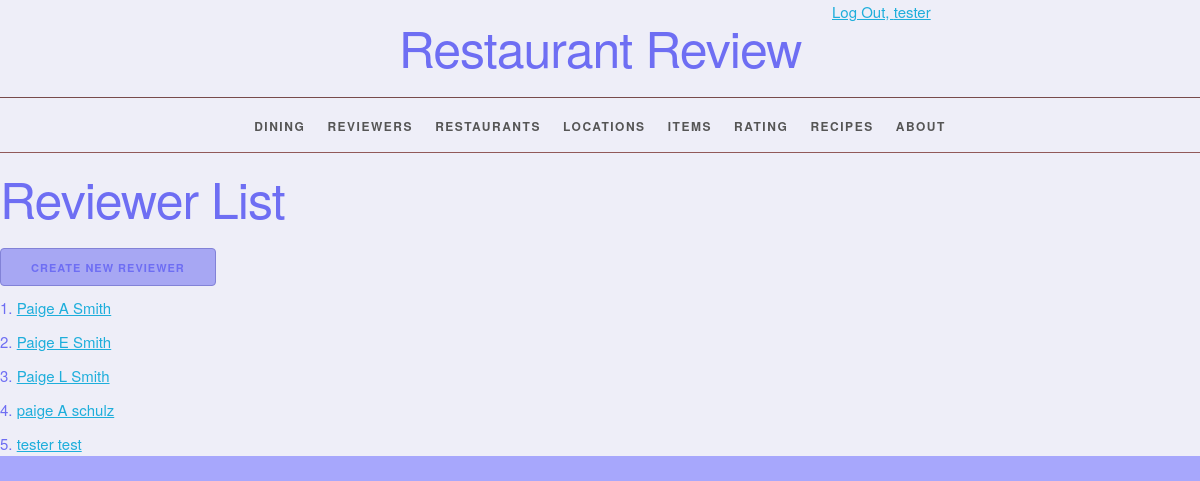
/reviewer/ (signed in), run on an earlier commit of the app's database.
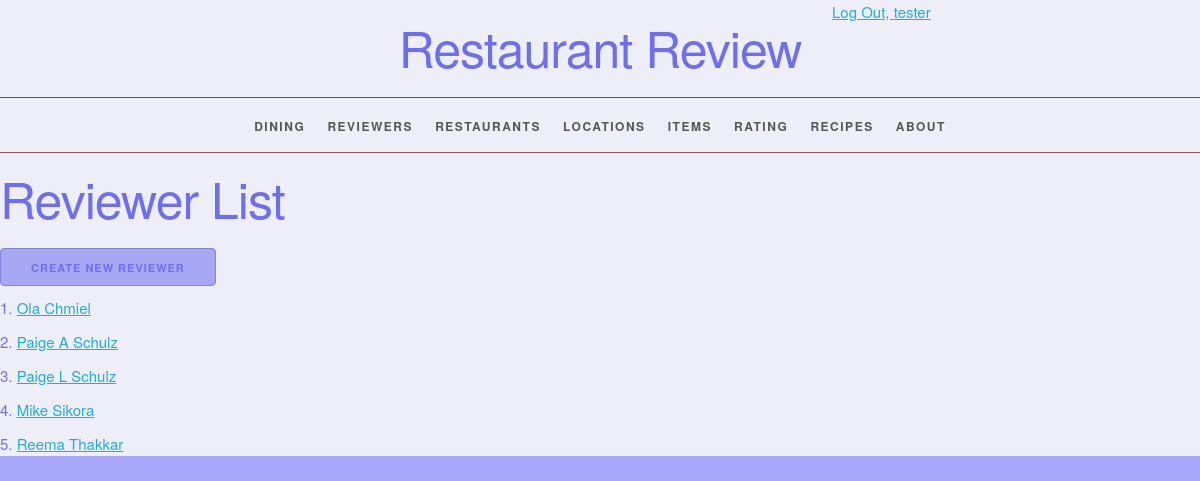
And on a later commit of the database.
### restaurantreview/models.py (models this page shows, shortened)
class Reviewer(models.Model):
    reviewer_id = models.AutoField(primary_key=True)
    first_name = models.CharField(max_length=45)
    last_name = models.CharField(max_length=45)
    email = models.EmailField(max_length=45, unique=True)
    middle_name = models.CharField(max_length=45, blank=True, default='')
    def __str__(self):
        result = ''
        if self.middle_name == '':
            result = '%s %s' % (self.first_name, self.last_name)
        else:
            result = '%s %s %s' % (self.first_name, self.middle_name, self.last_name)
        return result
    def get_absolute_url(self):
        return reverse('restaurantreview_reviewer_detail_urlpattern',
                       kwargs={'pk': self.pk})
    class Meta:
        ordering = ['last_name', 'first_name', 'middle_name']
        constraints = [
            UniqueConstraint(fields=['last_name', 'first_name', 'middle_name'], name='unique_reviewer')
        ]

### restaurantreview/views.py (the view)
class ReviewerList(LoginRequiredMixin, PermissionRequiredMixin, PageLinksMixin, ListView):
    model = Reviewer
    permission_required = 'restaurantreview.view_reviewer'

### restaurantreview/utils.py (called while the page is built, shortened)
    def get_context_data(self, **kwargs):
        context = super().get_context_data(
            **kwargs)
        page = context.get('page_obj')
        return context

### restaurantreview/templates/restaurantreview/reviewer_list.html (shortened to what this page needs)
{% extends 'restaurantreview/base.html' %}
{% block content %}
    <h1>Reviewer List</h1>
    {% block create_button %}
        {% if perms.restaurantreview.add_reviewer %}
            <a
                    href="{% url 'restaurantreview_reviewer_create_urlpattern' %}"
                    class="button button-primary">
                Create New Reviewer</a>
        {% endif %}
    {% endblock %}
    <ol>
        {% for reviewer in reviewer_list %}
            <li>
                <a href="{{ reviewer.get_absolute_url }}">
                    {{ reviewer }}</a>
            </li>
        {% empty %}
            <li><em> There are no reviewers.</em></li>
        {% endfor %}
    </ol>
{% endblock %}

### restaurantreview/templates/restaurantreview/base.html (shortened to what this page needs)
{% load static %}
<!DOCTYPE html>
<html lang="en">
<head>
    <link rel="stylesheet" type="text/css"
          href="{% static 'restaurantreview/normalize.css' %}?version=4">
    <link rel="stylesheet" type="text/css"
          href="{% static 'restaurantreview/skeleton.css' %}?version=4">
    <link rel="stylesheet" type="text/css"
          href="{% static 'restaurantreview/style.css' %}?version=4">
</head>
<body>
<div>
    <div class="status row">
        <div class="offset-by-eight four columns">
            <ul class="inline">
                {% if user.is_authenticated %}
                    <li><a href="{% url 'logout_urlpattern' %}">
                        Log Out, {{ user.get_username }}</a></li>
                {% else %}
                    <li><a href="{% url 'login_urlpattern' %}">
                        Log In</a></li>
                {% endif %}
            </ul>
        </div>
    </div>
    <header>
        <h1>Restaurant Review</h1>
    </header>
    <nav>
        <ul>
            {% if perms.restaurantreview.view_dine %}
                <li>
                    <a href="{% url 'restaurantreview_dine_list_urlpattern' %}">
                        Dining</a></li>
            {% endif %}
            {% if perms.restaurantreview.view_reviewer %}
                <li>
                    <a href="{% url 'restaurantreview_reviewer_list_urlpattern' %}">
                        Reviewers</a></li>
            {% endif %}
            {% if perms.restaurantreview.view_restaurant %}
                <li>
                    <a href="{% url 'restaurantreview_restaurant_list_urlpattern' %}">
                        Restaurants</a></li>
            {% endif %}
            {% if perms.restaurantreview.view_location %}
                <li>
                    <a href="{% url 'restaurantreview_location_list_urlpattern' %}">
                        Locations</a></li>
            {% endif %}
            {% if perms.restaurantreview.view_item %}
                <li>
                    <a href="{% url 'restaurantreview_item_list_urlpattern' %}">
                        Items</a></li>
            {% endif %}
            {% if perms.restaurantreview.view_rating %}
                <li>
                    <a href="{% url 'restaurantreview_rating_list_urlpattern' %}">
                        Rating</a></li>
            {% endif %}
            {% if perms.restaurantreview.view_recipe %}
                <li>
                    <a href="{% url 'restaurantreview_recipe_list_urlpattern' %}">
                        Recipes</a></li>
            {% endif %}
            <li>
                <a href="{% url 'about_urlpattern' %}">
                    About</a></li>
        </ul>
    </nav>
    <main>
        {% block content %}
        {% endblock %}
    </main>
</div>
</body>
</html>

### restaurantreview/static/restaurantreview/skeleton.css (style rules this page uses)
.column, .columns { width: 100%; float: left; box-sizing: border-box; }
@media (min-width: 550px) { .column, .columns { margin-left: 4%; } }
@media (min-width: 550px) { .column:first-child, .columns:first-child { margin-left: 0; } }
@media (min-width: 550px) { .four.columns { width: 30.6666666667%; } }
@media (min-width: 550px) { .offset-by-eight.column, .offset-by-eight.columns { margin-left: 69.3333333333%; } }
html { font-size: 62.5%; }
body { font-size: 1.5em; line-height: 1.6; font-weight: 450; font-family: "Raleway", "HelveticaNeue", "Helvetica Neue", Helvetica, Arial, sans-serif; color: #6e6ef3; }
h1, h2, h3, h4, h5, h6 { margin-top: 0; margin-bottom: 2rem; font-weight: 300; }
h1 { font-size: 4.0rem; line-height: 1.2; letter-spacing: -.1rem; }
@media (min-width: 550px) { h1 { font-size: 5.0rem; } }
a { color: #1EAEDB; }
.button, button, input[type="submit"], input[type="reset"], input[type="button"] { display: inline-block; height: 38px; padding: 0 30px; color: #555; text-align: center; font-size: 11px; font-weight: 600; line-height: 38px; letter-spacing: .1rem; text-transform: uppercase; text-decoration: none; white-space: nowrap; background-color: transparent; border-radius: 4px; border: 1px solid #bbb; cursor: pointer; box-sizing: border-box; }
.button.button-primary, button.button-primary, input[type="submit"].button-primary, input[type="reset"].button-primary, input[type="button"].button-primary { color: #6e6ef3; background-color: #a7a7f3; border-color: #8282d7; }
ul { list-style: circle inside; }
ol { list-style: decimal inside; }
ol, ul { padding-left: 0; margin-top: 0; }
li { margin-bottom: 1rem; }
button, .button { margin-bottom: 1rem; }
pre, blockquote, dl, figure, table, p, ul, ol, form { margin-bottom: 2.5rem; }
.container:after, .row:after, .u-cf { content: ""; display: table; clear: both; }

### restaurantreview/static/restaurantreview/style.css (style rules this page uses)
html { height: 100%; background-color: #a7a7fc; }
body { background-color: #eeeef8; }
body > div > header { text-align: center;; }
header h1 { display: inline-block; font-weight: normal; font-style: normal; width: 100%; margin-top: 0; padding-top: 0; }
nav { border-top: 1px solid #774b4b; width: 100%; border-bottom: 1px solid #915959; margin: 0 0 1em; padding: 0; }
nav ul { margin: 0; padding: 1em 0; list-style-type: none; text-align: center; }
nav ul li { display: inline; padding: 0; margin: 0 0.25em; font-weight: 600; text-transform: uppercase; text-align: center; font-size: 1rem; letter-spacing: .10rem; }
@media (min-width: 400px) { nav ul li { letter-spacing: .15rem; font-size: 1.2rem; margin: 0 0.5em; } }
@media (min-width: 550px) { nav ul li { margin: 0 0.75em; } }
nav ul li a { color: #555; text-decoration: none; background-color: transparent; cursor: pointer; }
.inline { list-style-type: none; padding: 0; margin: 0 0 -0.5em; }
.inline li { display: inline; }

What changed in the data, as far as the page shows it:
removed Reviewer: middle_name+first_name+last_name "Paige A Smith"
removed Reviewer: middle_name+first_name+last_name "Paige E Smith"
removed Reviewer: middle_name+first_name+last_name "Paige L Smith"
removed Reviewer: middle_name+first_name+last_name "paige A schulz"
removed Reviewer: middle_name+first_name+last_name "tester test"
added Reviewer: middle_name+first_name+last_name "Ola Chmiel"
added Reviewer: middle_name+first_name+last_name "Paige A Schulz"
added Reviewer: middle_name+first_name+last_name "Paige L Schulz"
added Reviewer: middle_name+first_name+last_name "Mike Sikora"
added Reviewer: middle_name+first_name+last_name "Reema Thakkar"
